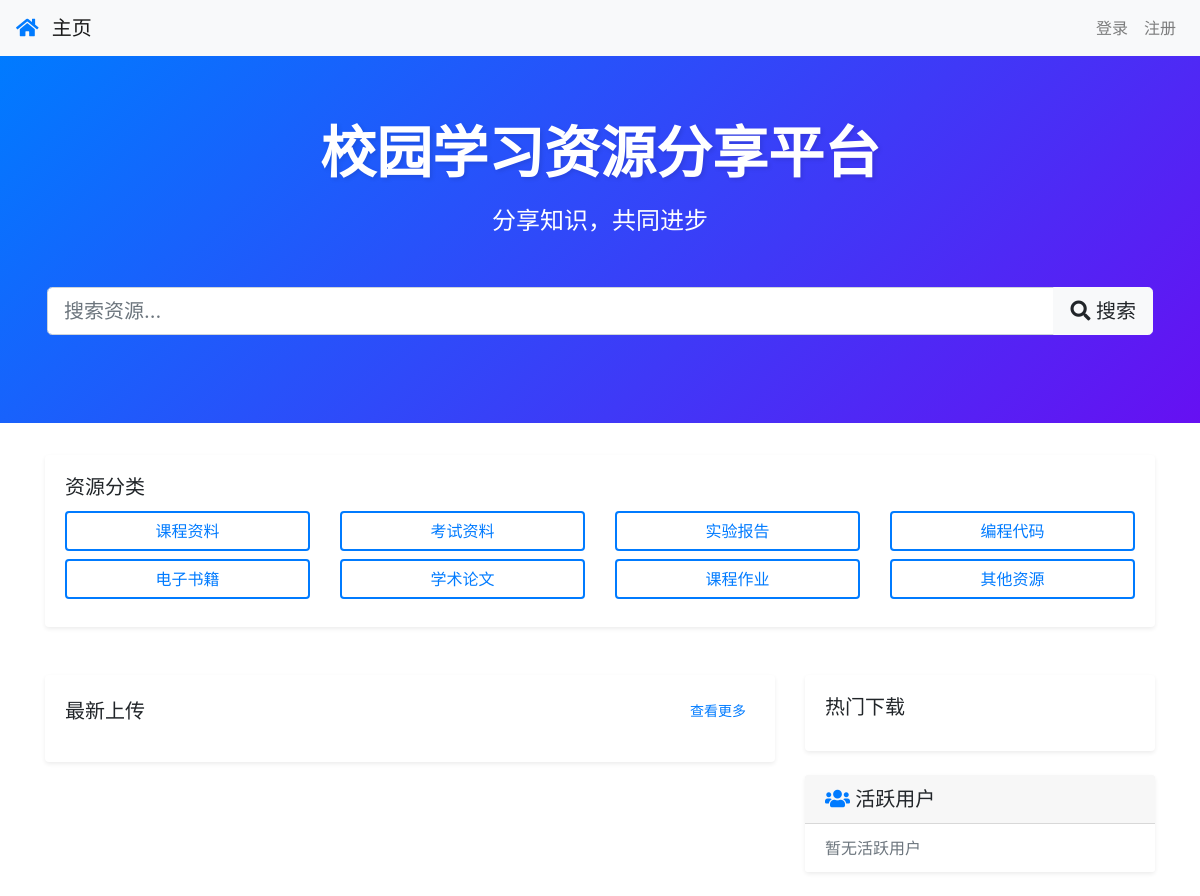
The page / on the database its author committed.
### app/models/category.py (models this page shows, shortened)
class Category(db.Model):
    __tablename__ = 'categories'
    id = db.Column(db.Integer, primary_key=True)
    name = db.Column(db.String(50), nullable=False, unique=True)
    parent_id = db.Column(db.Integer, db.ForeignKey('categories.id'))
    parent = db.relationship('Category', remote_side=[id], backref=db.backref('children', lazy='dynamic'))

### app/routes/main.py (the view, shortened to what this page needs)
@bp.route('/')
def index():
    page = request.args.get('page', 1, type=int)
    category_id = request.args.get('category_id', type=int)
    search = request.args.get('search', '')
    if current_user.is_authenticated:
        if current_user.is_administrator():
            query = Resource.query
        else:
            query = Resource.query.filter(
                or_(
                    Resource.status == 'approved',
                    and_(
                        Resource.user_id == current_user.id,
                        Resource.status != 'approved'
                    )
                )
            )
    else:
        query = Resource.query.filter(Resource.status == 'approved')
    if category_id:
        query = query.filter_by(category_id=category_id)
    resources = query.order_by(Resource.created_at.desc()).paginate()
    return render_template('main/index.html',
                         resources=resources,
                         categories=Category.query.all(),
                         current_category_id=category_id,
                         search=search)

### app/templates/main/index.html (shortened to what this page needs)
{% extends "base.html" %}
{% block content %}
<div class="jumbotron jumbotron-fluid bg-primary text-white">
    <div class="container">
        <div class="text-center mb-5">
            <h1 class="display-4 mb-3 animate-title">校园学习资源分享平台</h1>
            <p class="lead animate-subtitle">分享知识，共同进步</p>
        </div>
        <form class="form-inline my-4" action="{{ url_for('resource.search') }}" method="get">
            <div class="input-group w-100">
                <input class="form-control form-control-lg" type="search" name="q" placeholder="搜索资源...">
                <div class="input-group-append">
                    <button class="btn btn-light btn-lg" type="submit">
                        <i class="fas fa-search"></i> 搜索
                    </button>
                </div>
            </div>
        </form>
    </div>
</div>
<div class="container">
    <div class="row mb-4">
        <div class="col-12">
            <div class="card">
                <div class="card-body">
                    <h5 class="card-title">资源分类</h5>
                    <div class="row">
                        {% for category in categories %}
                        <div class="col-md-3 col-6 mb-2">
                            <a href="{{ url_for('resource.list', category_id=category.id) }}"
                               class="btn btn-outline-primary btn-block">
                                {{ category.name }}
                            </a>
                        </div>
                        {% endfor %}
                    </div>
                </div>
            </div>
        </div>
    </div>
    <div class="row">
        <div class="col-md-8">
            <div class="card">
                <div class="card-body">
                    <div class="d-flex justify-content-between align-items-center mb-3">
                        <h5 class="card-title mb-0">最新上传</h5>
                        <a href="{{ url_for('resource.list') }}" class="btn btn-sm btn-link">查看更多</a>
                    </div>
                </div>
            </div>
        </div>
        <div class="col-md-4">
            <div class="card mb-4">
                <div class="card-body">
                    <h5 class="card-title">热门下载</h5>
                </div>
            </div>
            <div class="card">
                <div class="card-header">
                    <h5 class="card-title mb-0">
                        <i class="fas fa-users text-primary"></i> 活跃用户
                    </h5>
                </div>
                <div class="list-group list-group-flush">
                    {% for user, upload_count, total_downloads in active_users %}
                    <a href="{{ url_for('user.profile', id=user.id) }}"
                       class="list-group-item list-group-item-action">
                        <div class="d-flex justify-content-between align-items-center">
                            <div>
                                <h6 class="mb-1">{{ user.username }}</h6>
                                <small class="text-muted">
                                    上传: {{ upload_count }} | 总下载: {{ total_downloads }}
                                </small>
                            </div>
                            <span class="badge badge-primary badge-pill">
                                {{ loop.index }}
                            </span>
                        </div>
                    </a>
                    {% else %}
                    <div class="list-group-item">
                        <p class="text-muted mb-0">暂无活跃用户</p>
                    </div>
                    {% endfor %}
                </div>
            </div>
        </div>
    </div>
</div>
{% endblock %}
{% block styles %}
{{ super() }}
<link href="https://cdnjs.cloudflare.com/ajax/libs/font-awesome/5.15.4/css/all.min.css" rel="stylesheet">
{% endblock %}

### app/templates/main/index.html (style rules this page uses)
.jumbotron { background: linear-gradient(135deg, #007bff 0%, #6610f2 100%); padding: 4rem 2rem; margin-bottom: 2rem; border-radius: 0; }
.animate-title { opacity: 0; transform: translateY(-20px); animation: fadeInDown 1s ease forwards; }
.animate-subtitle { opacity: 0; transform: translateY(20px); animation: fadeInUp 1s ease 0.5s forwards; }
.display-4 { font-weight: 600; text-shadow: 2px 2px 4px rgba(0,0,0,0.1); }
.lead { font-size: 1.5rem; font-weight: 300; }
.card { border: none; box-shadow: 0 0.125rem 0.25rem rgba(0, 0, 0, 0.075); margin-bottom: 1.5rem; }
.list-group-item { border: none; border-bottom: 1px solid rgba(0,0,0,.125); }
.list-group-item:last-child { border-bottom: none; }
.btn-outline-primary { border-width: 2px; }

### rows shown on the page
Category: name "课程资料"
Category: name "考试资料"
Category: name "实验报告"
Category: name "编程代码"
Category: name "电子书籍"
Category: name "学术论文"
Category: name "课程作业"
Category: name "其他资源"
